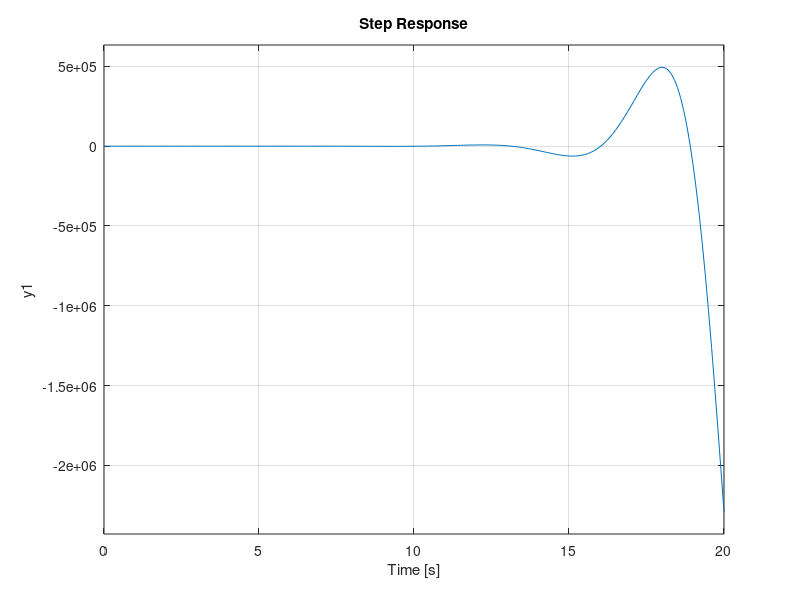

Source code (MATLAB):
%%Define Transfer Function
% Number 5 (Resonant System)
% G(s) = 8*s^6 + 7*s^5 + 6*s^4 + 5*s^3 + 4*s^2 + 3*s + 2 / s^7 + 2*s^6 + 3*s^5 + 4*s^4 + 5*s^3 + 6*s^2 + 7*s + 1

G_num = [8 7 6 5 4 3 2]
G_den = [1 2 3 4 5 6 7 1]
G = tf(G_num,G_den)

%Step Response
step(G,0:0.1:20)